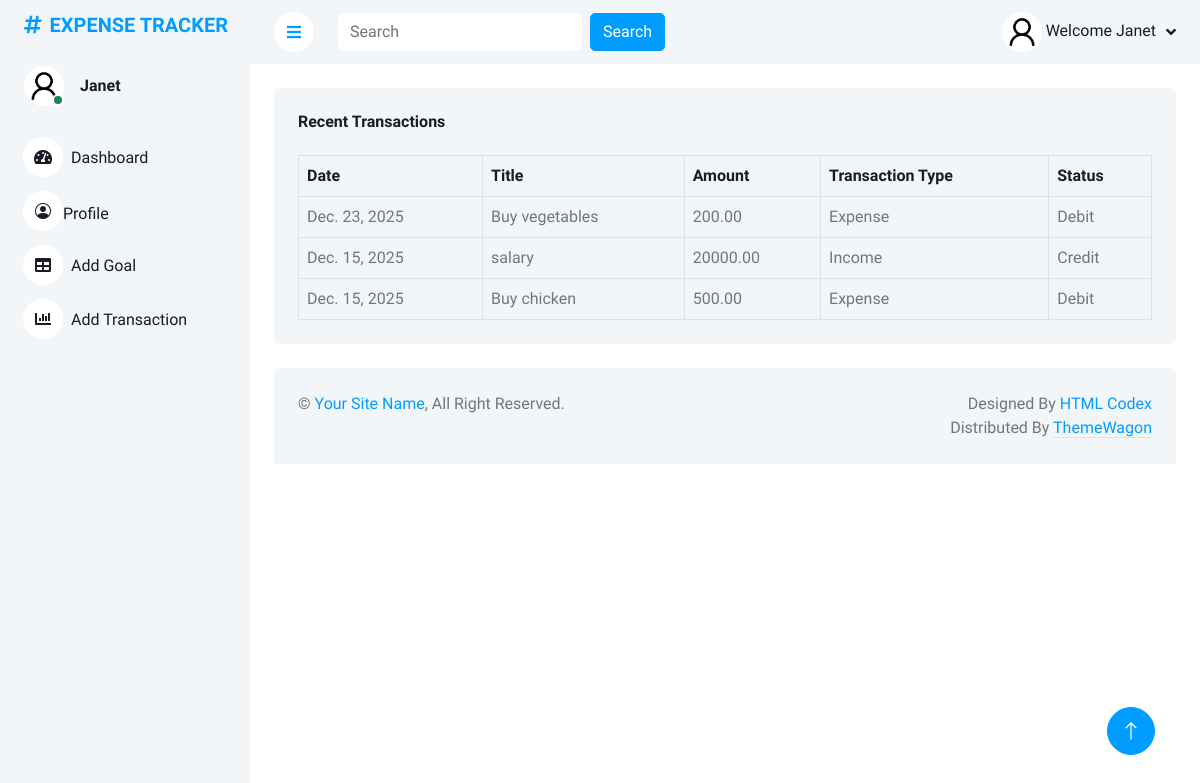
The app's page /transactions/ (signed in), older data.
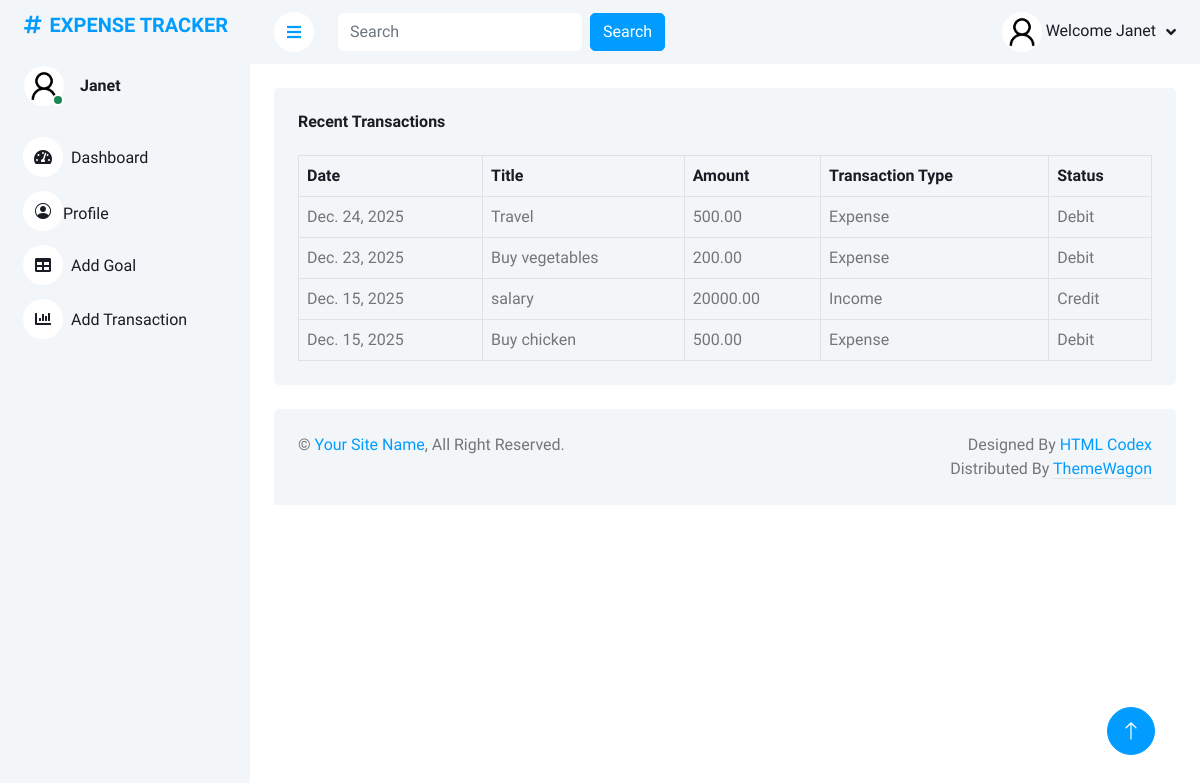
The same page, newer data.
### exp_app/models.py (models this page shows, shortened)
class Transaction(models.Model):
    TRANSACTION_TYPES = [
        ('Income','Income'),
        ('Expense','Expense')
    ]
    user = models.ForeignKey(User, on_delete=models.CASCADE)
    title = models.CharField(max_length=255)
    amount = models.DecimalField(max_digits=10,decimal_places=2)
    transaction_type = models.CharField(max_length=10,choices=TRANSACTION_TYPES)
    date = models.DateField()
    category = models.CharField(max_length=255)

### exp_app/views.py (the view)
# urls.py: path('transactions/',TransactionListView.as_view(),name='transaction_list'),
class TransactionListView(LoginRequiredMixin, View):
    def get(self, request, *args, **kwargs):
        query = request.GET.get('q')
        transactions = Transaction.objects.filter(user=request.user).order_by('-date')
        if query:
            transactions = transactions.filter(
                Q(title__icontains=query) |
                Q(transaction_type__icontains=query) |
                Q(amount__icontains=query)
            )
        context = {
            'transactions': transactions,
            'query': query,
        }
        return render(request, 'transactions.html', context)

### templates/transactions.html
{% extends 'base.html' %}
{% block nav_search %}
<form method="get" class="d-none d-md-flex ms-4">
                    <input class="form-control border-0" type="search" name="q" placeholder="Search">
                    <button type="submit" class="btn btn-primary ms-2">Search</button>
                </form>
                {% endblock nav_search %}
{% block content %}
<div class="container-fluid pt-4 px-4">
                <div class="bg-light text-center rounded p-4">
                    <div class="d-flex align-items-center justify-content-between mb-4">
                        <h6 class="mb-0">Recent Transactions</h6>
                    </div>
                    <div class="table-responsive">
                        <table class="table text-start align-middle table-bordered table-hover mb-0">
                            <thead>
                                <tr class="text-dark">
                                    <th scope="col">Date</th>
                                    <th scope="col">Title</th>
                                    <th scope="col">Amount</th>
                                    <th scope="col">Transaction Type</th>
                                    <th scope="col">Status</th>
                                </tr>
                            </thead>
                            <tbody>
                                {% for transaction in transactions %}
                                <tr>
                                    <td>{{transaction.date}}</td>
                                    <td>{{transaction.title}}</td>
                                    <td>{{transaction.amount|floatformat:2}}</td>
                                    <td>{{transaction.transaction_type}}</td>
                                    {% if transaction.transaction_type == 'Income' %}
                                    <td>Credit</td>
                                    {% else %}
                                    <td>Debit</td>
                                    {% endif %}
                                </tr>
                                {% endfor %}
                            </tbody>
                        </table>
                    </div>
                </div>
            </div>
{% endblock %}

Row changes from the older to the newer data that the page shows:
added Transaction: shows "Debit"
